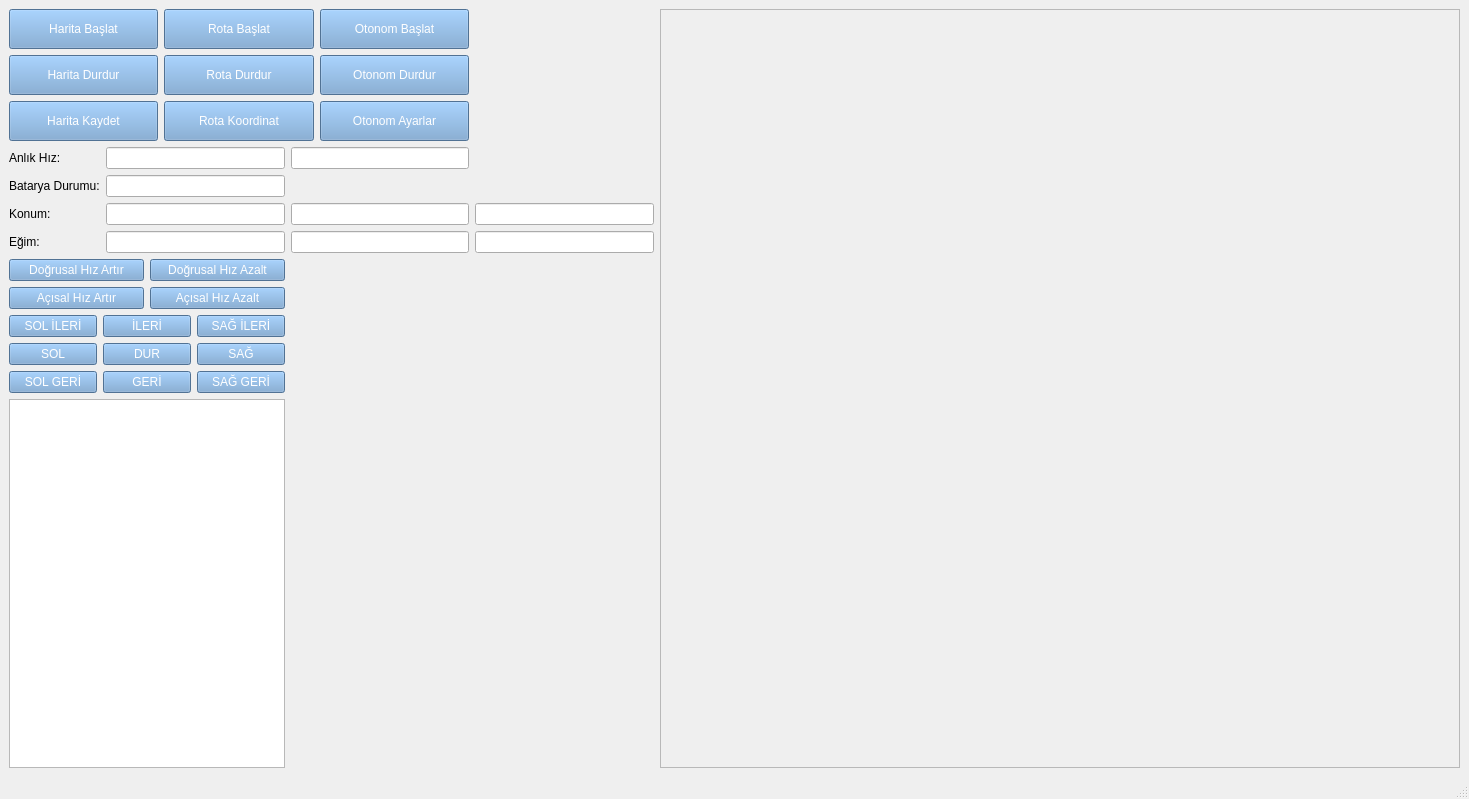
<?xml version="1.0" encoding="UTF-8"?>
<ui version="4.0">
 <class>MainWindow</class>
 <widget class="QMainWindow" name="MainWindow">
  <property name="geometry">
   <rect>
    <x>0</x>
    <y>0</y>
    <width>1469</width>
    <height>799</height>
   </rect>
  </property>
  <property name="windowTitle">
   <string>Kavurlar-Agv</string>
  </property>
  <property name="windowIcon">
   <iconset resource="kavurlar_logo.qrc">
    <normaloff>:/icons/icons/kavurlar_logo.png</normaloff>:/icons/icons/kavurlar_logo.png</iconset>
  </property>
  <widget class="QWidget" name="centralwidget">
   <layout class="QGridLayout" name="gridLayout_4">
    <item row="0" column="0" colspan="3">
     <layout class="QGridLayout" name="gridLayout">
      <item row="0" column="0">
       <widget class="QPushButton" name="startMappingButton">
        <property name="minimumSize">
         <size>
          <width>0</width>
          <height>40</height>
         </size>
        </property>
        <property name="baseSize">
         <size>
          <width>30</width>
          <height>100</height>
         </size>
        </property>
        <property name="styleSheet">
         <string notr="true">color: rgb(255, 255, 255);
background-color: rgb(114, 159, 207);</string>
        </property>
        <property name="text">
         <string>Harita Başlat</string>
        </property>
       </widget>
      </item>
      <item row="0" column="1">
       <widget class="QPushButton" name="startRouteButton">
        <property name="minimumSize">
         <size>
          <width>0</width>
          <height>40</height>
         </size>
        </property>
        <property name="styleSheet">
         <string notr="true">color: rgb(255, 255, 255);
background-color: rgb(114, 159, 207);</string>
        </property>
        <property name="text">
         <string>Rota Başlat</string>
        </property>
       </widget>
      </item>
      <item row="0" column="2">
       <widget class="QPushButton" name="startAutonomousButton">
        <property name="minimumSize">
         <size>
          <width>0</width>
          <height>40</height>
         </size>
        </property>
        <property name="styleSheet">
         <string notr="true">color: rgb(255, 255, 255);
background-color: rgb(114, 159, 207);</string>
        </property>
        <property name="text">
         <string>Otonom Başlat</string>
        </property>
       </widget>
      </item>
      <item row="1" column="0">
       <widget class="QPushButton" name="stopMappingButton">
        <property name="minimumSize">
         <size>
          <width>0</width>
          <height>40</height>
         </size>
        </property>
        <property name="styleSheet">
         <string notr="true">color: rgb(255, 255, 255);
background-color: rgb(114, 159, 207);</string>
        </property>
        <property name="text">
         <string>Harita Durdur</string>
        </property>
       </widget>
      </item>
      <item row="1" column="1">
       <widget class="QPushButton" name="stopRouteButton">
        <property name="minimumSize">
         <size>
          <width>0</width>
          <height>40</height>
         </size>
        </property>
        <property name="styleSheet">
         <string notr="true">color: rgb(255, 255, 255);
background-color: rgb(114, 159, 207);</string>
        </property>
        <property name="text">
         <string>Rota Durdur</string>
        </property>
       </widget>
      </item>
      <item row="1" column="2">
       <widget class="QPushButton" name="StopAutonomoustButton">
        <property name="minimumSize">
         <size>
          <width>0</width>
          <height>40</height>
         </size>
        </property>
        <property name="styleSheet">
         <string notr="true">color: rgb(255, 255, 255);
background-color: rgb(114, 159, 207);</string>
        </property>
        <property name="text">
         <string>Otonom Durdur</string>
        </property>
       </widget>
      </item>
      <item row="2" column="0">
       <widget class="QPushButton" name="saveMappingButton">
        <property name="minimumSize">
         <size>
          <width>0</width>
          <height>40</height>
         </size>
        </property>
        <property name="styleSheet">
         <string notr="true">color: rgb(255, 255, 255);
background-color: rgb(114, 159, 207);</string>
        </property>
        <property name="text">
         <string>Harita Kaydet</string>
        </property>
       </widget>
      </item>
      <item row="2" column="1">
       <widget class="QPushButton" name="routeCoordinateButton">
        <property name="minimumSize">
         <size>
          <width>0</width>
          <height>40</height>
         </size>
        </property>
        <property name="styleSheet">
         <string notr="true">color: rgb(255, 255, 255);
background-color: rgb(114, 159, 207);</string>
        </property>
        <property name="text">
         <string>Rota Koordinat</string>
        </property>
       </widget>
      </item>
      <item row="2" column="2">
       <widget class="QPushButton" name="autonomousSettingsButton">
        <property name="minimumSize">
         <size>
          <width>0</width>
          <height>40</height>
         </size>
        </property>
        <property name="styleSheet">
         <string notr="true">color: rgb(255, 255, 255);
background-color: rgb(114, 159, 207);</string>
        </property>
        <property name="text">
         <string>Otonom Ayarlar</string>
        </property>
       </widget>
      </item>
     </layout>
    </item>
    <item row="0" column="4" rowspan="7">
     <widget class="QFrame" name="rvizFrame">
      <property name="minimumSize">
       <size>
        <width>800</width>
        <height>700</height>
       </size>
      </property>
      <property name="frameShape">
       <enum>QFrame::StyledPanel</enum>
      </property>
      <property name="frameShadow">
       <enum>QFrame::Raised</enum>
      </property>
     </widget>
    </item>
    <item row="1" column="0">
     <widget class="QLabel" name="instantaneousVelocityLabel">
      <property name="text">
       <string>Anlık Hız:</string>
      </property>
     </widget>
    </item>
    <item row="1" column="1">
     <widget class="QLineEdit" name="instantaneousVelocityX"/>
    </item>
    <item row="1" column="2">
     <widget class="QLineEdit" name="instantaneousVelocityY"/>
    </item>
    <item row="2" column="0">
     <widget class="QLabel" name="statusBatteryLabel">
      <property name="text">
       <string>Batarya Durumu:</string>
      </property>
     </widget>
    </item>
    <item row="2" column="1">
     <widget class="QLineEdit" name="statusBattery"/>
    </item>
    <item row="3" column="0">
     <widget class="QLabel" name="position">
      <property name="text">
       <string>Konum:</string>
      </property>
     </widget>
    </item>
    <item row="3" column="1">
     <widget class="QLineEdit" name="positionX">
      <property name="text">
       <string/>
      </property>
     </widget>
    </item>
    <item row="3" column="2">
     <widget class="QLineEdit" name="positionY">
      <property name="text">
       <string/>
      </property>
     </widget>
    </item>
    <item row="3" column="3">
     <widget class="QLineEdit" name="positionZ"/>
    </item>
    <item row="4" column="0">
     <widget class="QLabel" name="slopeLabel">
      <property name="text">
       <string>Eğim:</string>
      </property>
     </widget>
    </item>
    <item row="4" column="1">
     <widget class="QLineEdit" name="slopeX"/>
    </item>
    <item row="4" column="2">
     <widget class="QLineEdit" name="slopeY"/>
    </item>
    <item row="4" column="3">
     <widget class="QLineEdit" name="slopeZ"/>
    </item>
    <item row="5" column="0" colspan="2">
     <layout class="QGridLayout" name="gridLayout_3">
      <item row="0" column="0">
       <widget class="QPushButton" name="linearVelocityUp">
        <property name="styleSheet">
         <string notr="true">color: rgb(255, 255, 255);
background-color: rgb(114, 159, 207);</string>
        </property>
        <property name="text">
         <string>Doğrusal Hız Artır</string>
        </property>
       </widget>
      </item>
      <item row="0" column="1">
       <widget class="QPushButton" name="linearVelocityDown">
        <property name="styleSheet">
         <string notr="true">color: rgb(255, 255, 255);
background-color: rgb(114, 159, 207);</string>
        </property>
        <property name="text">
         <string>Doğrusal Hız Azalt</string>
        </property>
       </widget>
      </item>
      <item row="1" column="0">
       <widget class="QPushButton" name="AngularVelocityUp">
        <property name="styleSheet">
         <string notr="true">color: rgb(255, 255, 255);
background-color: rgb(114, 159, 207);</string>
        </property>
        <property name="text">
         <string>Açısal Hız Artır</string>
        </property>
       </widget>
      </item>
      <item row="1" column="1">
       <widget class="QPushButton" name="angularVelocityDown">
        <property name="styleSheet">
         <string notr="true">color: rgb(255, 255, 255);
background-color: rgb(114, 159, 207);</string>
        </property>
        <property name="text">
         <string>Açısal Hız Azalt</string>
        </property>
       </widget>
      </item>
      <item row="2" column="0" colspan="2">
       <layout class="QGridLayout" name="gridLayout_2">
        <item row="0" column="0">
         <widget class="QPushButton" name="leftForwardButton">
          <property name="styleSheet">
           <string notr="true">color: rgb(255, 255, 255);
background-color: rgb(114, 159, 207);</string>
          </property>
          <property name="text">
           <string>SOL İLERİ</string>
          </property>
         </widget>
        </item>
        <item row="0" column="1">
         <widget class="QPushButton" name="forwardButton">
          <property name="styleSheet">
           <string notr="true">color: rgb(255, 255, 255);
background-color: rgb(114, 159, 207);</string>
          </property>
          <property name="text">
           <string>İLERİ</string>
          </property>
         </widget>
        </item>
        <item row="0" column="2">
         <widget class="QPushButton" name="rightForwardButton">
          <property name="styleSheet">
           <string notr="true">color: rgb(255, 255, 255);
background-color: rgb(114, 159, 207);</string>
          </property>
          <property name="text">
           <string>SAĞ İLERİ</string>
          </property>
         </widget>
        </item>
        <item row="1" column="0">
         <widget class="QPushButton" name="leftButton">
          <property name="styleSheet">
           <string notr="true">color: rgb(255, 255, 255);
background-color: rgb(114, 159, 207);</string>
          </property>
          <property name="text">
           <string>SOL</string>
          </property>
         </widget>
        </item>
        <item row="1" column="1">
         <widget class="QPushButton" name="StopButton">
          <property name="styleSheet">
           <string notr="true">color: rgb(255, 255, 255);
background-color: rgb(114, 159, 207);</string>
          </property>
          <property name="text">
           <string>DUR</string>
          </property>
         </widget>
        </item>
        <item row="1" column="2">
         <widget class="QPushButton" name="rightButton">
          <property name="styleSheet">
           <string notr="true">color: rgb(255, 255, 255);
background-color: rgb(114, 159, 207);</string>
          </property>
          <property name="text">
           <string>SAĞ</string>
          </property>
         </widget>
        </item>
        <item row="2" column="0">
         <widget class="QPushButton" name="leftBackwardButton">
          <property name="styleSheet">
           <string notr="true">color: rgb(255, 255, 255);
background-color: rgb(114, 159, 207);</string>
          </property>
          <property name="text">
           <string>SOL GERİ</string>
          </property>
         </widget>
        </item>
        <item row="2" column="1">
         <widget class="QPushButton" name="backwardButton">
          <property name="styleSheet">
           <string notr="true">color: rgb(255, 255, 255);
background-color: rgb(114, 159, 207);</string>
          </property>
          <property name="text">
           <string>GERİ</string>
          </property>
         </widget>
        </item>
        <item row="2" column="2">
         <widget class="QPushButton" name="rightBackwardButton">
          <property name="styleSheet">
           <string notr="true">color: rgb(255, 255, 255);
background-color: rgb(114, 159, 207);</string>
          </property>
          <property name="text">
           <string>SAĞ GERİ</string>
          </property>
         </widget>
        </item>
       </layout>
      </item>
     </layout>
    </item>
    <item row="6" column="0" colspan="2">
     <widget class="QTextEdit" name="textEdit"/>
    </item>
   </layout>
  </widget>
  <widget class="QMenuBar" name="menubar">
   <property name="geometry">
    <rect>
     <x>0</x>
     <y>0</y>
     <width>1469</width>
     <height>22</height>
    </rect>
   </property>
  </widget>
  <widget class="QStatusBar" name="statusbar"/>
 </widget>
 <resources>
  <include location="kavurlar_logo.qrc"/>
 </resources>
 <connections/>
</ui>
